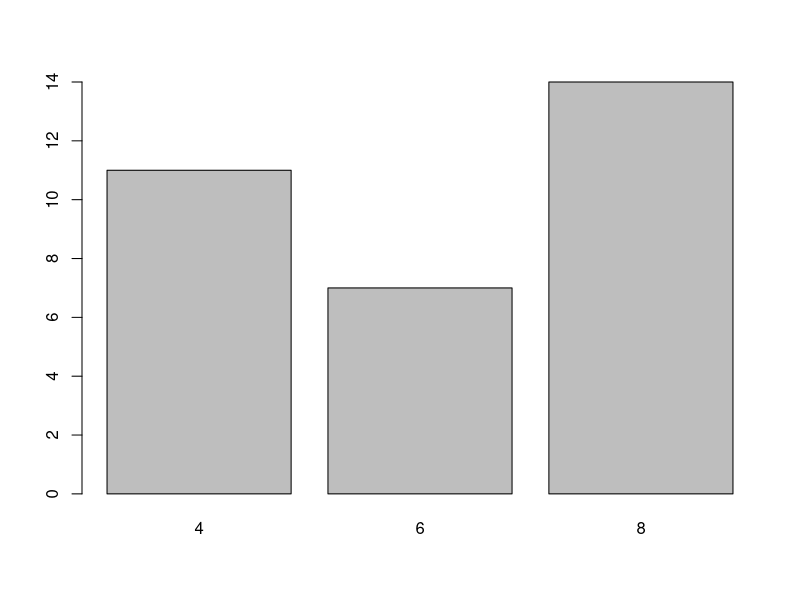
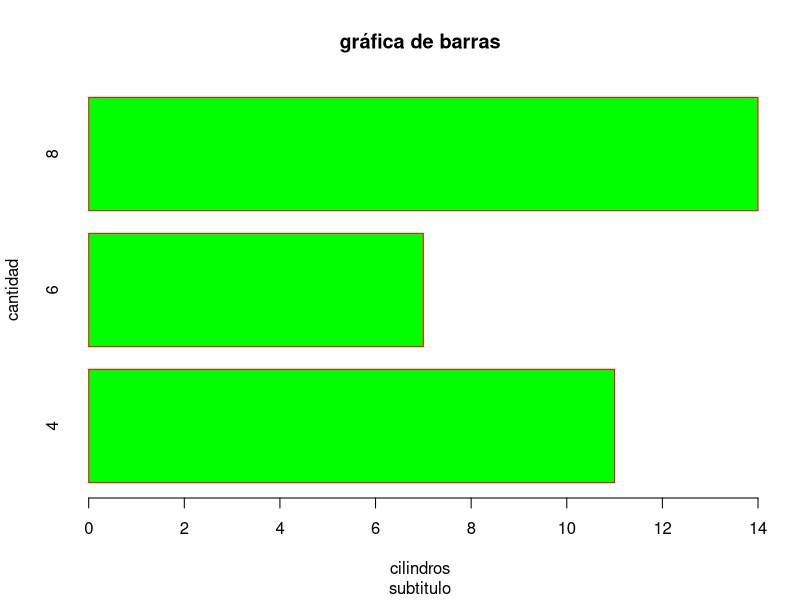
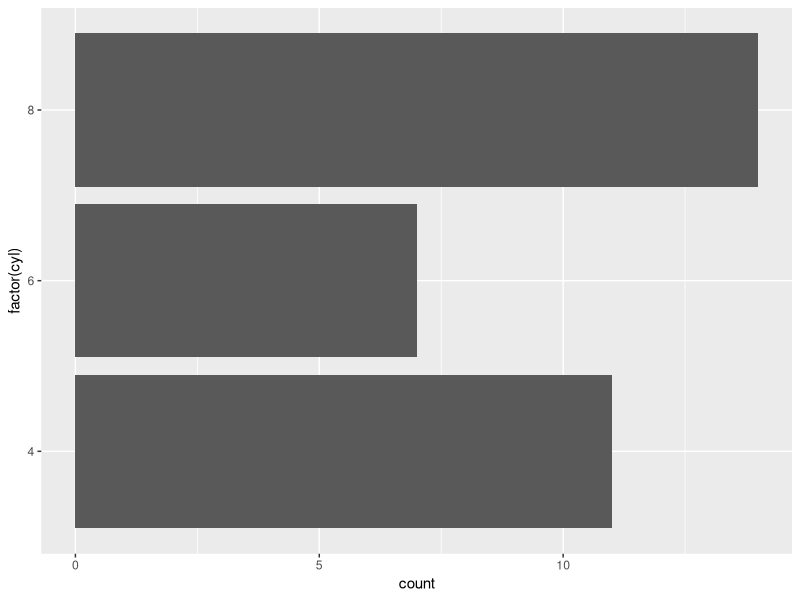

Recreate these plots in R, in order. (Note: this script raises an error after producing the figures.)
## ---- chunk 1
# Crea un dataframe con los datos que podemos mirar en el entorno de variable o en la consola
data(mtcars)
## ---- chunk 2
head(mtcars)
## ---- chunk 3
# La función, debe obtener como argumento una tabla donde esté la variable categórica y las alturas
# debemos agrupar los datos por cilindros de la siguiente manera
table(mtcars$cyl)
## ---- chunk 4
# obtenemos la primera gráfica de barras
barplot(table(mtcars$cyl))
## ---- chunk 5
# ponemos las barras horizontales con la opcion horiz = TRUE
barplot(table(mtcars$cyl),
              horiz = 'TRUE', # barras horizontales
              col = 'green', # cambio de color
              border = 'red', # borde del gráfico
              main = 'gráfica de barras', # titulo
              sub = 'subtitulo', # subtitulo
              xlab = 'cilindros', # texto acompaña eje x
              ylab = 'cantidad') # texto acompaña eje y
## ---- chunk 6
# install.packages("ggplot2")
library(ggplot2)
## ---- chunk 7
# solo se incluye variable de cilindros como factor
ggplot(data = mtcars, 
       mapping = aes(x = factor(cyl))) + 
  geom_bar() + # capa de geometrías
  coord_flip() # voltea la gráfica
## ---- chunk 8
p <- ggplot(data = mtcars,
             mapping = aes(x = factor(cyl),
                           
                           fill = factor(gea-r)))

## ---- chunk 9
p + geom_bar(position = 'stack', stat = 'count')
## ---- chunk 10
p + geom_bar(position = 'dodge', stat = 'count')
## ---- chunk 11
# para la gráfica del porcentaje, cambiamos position por fill
p + geom_bar(position = 'fill', stat = 'count')
